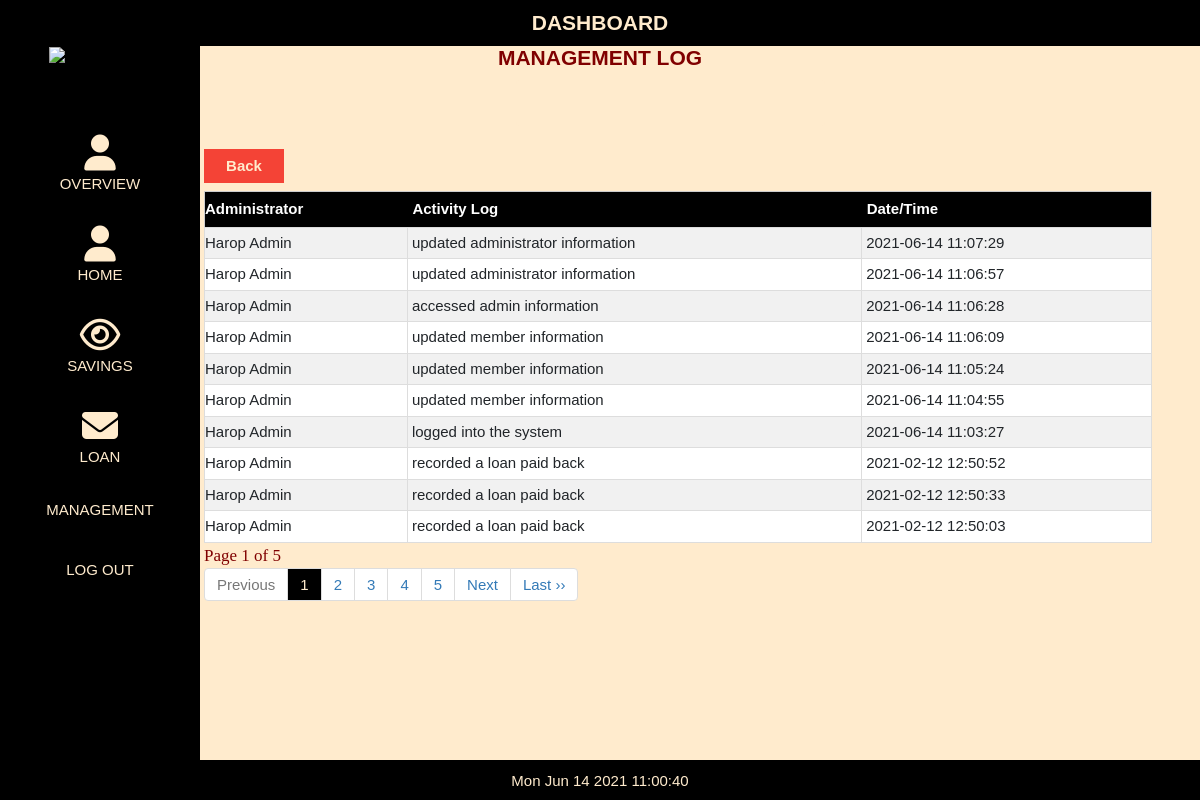
Page /admin/admin_history.php (signed in) on the committed database.
### tables this page shows
CREATE TABLE `admin_log` (
  `logId` int(20) NOT NULL,
  `adminId` int(20) NOT NULL,
  `activity` varchar(50) NOT NULL,
  `schedule` datetime NOT NULL
);

CREATE TABLE `admintb` (
  `adminId` int(20) NOT NULL,
  `photo` blob NOT NULL,
  `admin_name` varchar(50) NOT NULL,
  `gender` enum('Male','Female','Other') NOT NULL,
  `contact` varchar(20) NOT NULL,
  `joinDate` date NOT NULL,
  `status` enum('Active','Inactive') NOT NULL DEFAULT 'Active',
  `username` varchar(50) NOT NULL,
  `pass` varchar(250) NOT NULL
);

### admin/admin_history.php (the view, shortened to what this page needs)
<?php
If (!isset($_SESSION['loggedin'])) {
	Header('Location:../index.php');
	Exit;
}include('db.php');
$stmt1 = $con->prepare('SELECT admin_name FROM admintb WHERE adminId = ?');
$stmt1->bind_param('i', $_SESSION['adminId']);
$stmt1->execute();
$stmt1->bind_result($admin_name);
?>
<!DOCTYPE html>
<html>
<link rel="stylesheet" type="text/css" href="css/style.css" />
<link href="bootsrap/css/bootstrap.css" rel="stylesheet"/>
<link rel="stylesheet" href="css/w3.css">
<link rel="stylesheet" href="../../cdnjs.cloudflare.com/ajax/libs/font-awesome/4.7.0/css/font-awesome.min.css">
<body>
<?php include('menu.php');?>
<?php include('db.php');?>
<h2 class="page-title">MANAGEMENT LOG</h2>
<form method="POST">
<input class="searchbox"  value="<?=$admin_name?>"  style=" width:auto;color:#003300; font-weight:lighter; font-family:Cambria, Cochin, Georgia, Times, 'Times New Roman', serif; font-size:25px; border: 0px solid #ccc; background-color:blanchedalmond; font-style:italic" readonly>
</form>
<button type="button" style="color:blanchedalmond; width:80px; font-weight:bold;background-color:#f44336" class="add-btn" onClick="location.href='admin.php'" >Back</button>
<?php
$q=mysqli_query($con,"SELECT * FROM admin_log ");
$rr=mysqli_num_rows($q);
if(!$rr)
{
echo "<h2 style='color:red; padding-left:230px'>No Admin Log...</h2>";
}
else
{
?>
<table class="w3-table-all"  id="membertb" >
  <tr>
    <th>Administrator</th>
    <th>Activity Log</th>
    <th>Date/Time</th>
  </tr>
<?php
if (isset($_GET['page_no']) && $_GET['page_no']!="") {
	$page_no = $_GET['page_no'];
	} else {
		$page_no = 1;
        }
	$total_records_per_page = 10;
  $offset = ($page_no-1) * $total_records_per_page;
	$previous_page = $page_no - 1;
	$next_page = $page_no + 1;
	$result_count = mysqli_query($con,"SELECT COUNT(*) As total_records FROM `admin_log`");
	$total_records = mysqli_fetch_array($result_count);
	$total_records = $total_records['total_records'];
  $total_no_of_pages = ceil($total_records / $total_records_per_page);
  $result = mysqli_query($con,"SELECT * FROM `admin_log` ORDER BY schedule DESC LIMIT $offset, $total_records_per_page");
  while($row = mysqli_fetch_array($result)){
$q1=mysqli_query($con,"SELECT * FROM admintb WHERE adminId='".$row['adminId']."'");
$r1=mysqli_fetch_assoc($q1);
$q2=mysqli_query($con,"SELECT * FROM admin_log WHERE logId='".$row['logId']."' ");
$r2=mysqli_fetch_assoc($q2);
echo "<Tr>";
echo "<td>".$r1['admin_name']."</td>";
echo "<td>".$r2['activity']."</td>";
echo "<td>".$r2['schedule']."</td>";
?>
<?php
echo "</Tr>";
}
		?>
</table>
<div>
<strong class="pageno">Page <?php echo $page_no." of ".$total_no_of_pages; ?></strong>
</div>
<ul class="pagination">
	<li <?php if($page_no <= 1){ echo "class='disabled'"; } ?>>
	<a <?php if($page_no > 1){ echo "href='?page_no=$previous_page'"; } ?>>Previous</a>
	</li>
    <?php
	if ($total_no_of_pages <= 10){
		for ($counter = 1; $counter <= $total_no_of_pages; $counter++){
			if ($counter == $page_no) {
		   echo "<li class='active'><a>$counter</a></li>";
				}else{
           echo "<li><a href='?page_no=$counter'>$counter</a></li>";
				}
        }
	}
?>
	<li <?php if($page_no >= $total_no_of_pages){ echo "class='disabled'"; } ?>>
	<a <?php if($page_no < $total_no_of_pages) { echo "href='?page_no=$next_page'"; } ?>>Next</a>
	</li>
    <?php if($page_no < $total_no_of_pages){
		echo "<li><a href='?page_no=$total_no_of_pages'>Last &rsaquo;&rsaquo;</a></li>";
		} ?>
</ul>
<?php }?>
</body>
</html>

### admin/css/style.css (style rules this page uses)
body { background-color: blanchedalmond; box-align: center; }
.searchbox { margin-top: 80px; margin-bottom: 15px; background-color: white; padding: 4px; float: center; overflow: hidden; border: 2px solid #ccc; border-radius: 4px; font-size: 16px; background-position: 10px 10px; background-repeat: no-repeat; width: 200px; max-width: 100%; margin-left: 43%; }
.page-title { display: block; text-align: center; font-size: 140%; color: blanchedalmond; width: 100%; color: maroon; position: fixed; font-weight: bold; padding-top: 35px; }
.add-btn { background-color: black; color: blanchedalmond; font-weight: bold; margin: 8px 0; border: none; cursor: pointer; padding: 6px; width: 8%; margin-left: 17%; }
.pageno { color: maroon; font-family: Cambria, Cochin, Georgia, Times, 'Times New Roman', serif; font-size: 17px; margin-left: 17%; font-weight: lighter; }
.pagination { display: inline-block; border-radius: 4px; padding-left: 17%; width: 79%; }
.pagination>li { display: inline; }
.pagination>li>a, .pagination>li>span { position: relative; float: left; padding: 5px 12px; margin-left: -1px; line-height: 1.42857143; color: #337ab7; text-decoration: none; background-color: #fff; border: 1px solid #ddd }
.pagination>li:first-child>a, .pagination>li:first-child>span { margin-left: 0; border-top-left-radius: 4px; border-bottom-left-radius: 4px }
.pagination>li:last-child>a, .pagination>li:last-child>span { border-top-right-radius: 4px; border-bottom-right-radius: 4px }
.pagination>.active>a, .pagination>.active>a:focus, .pagination>.active>a:hover, .pagination>.active>span, .pagination>.active>span:focus, .pagination>.active>span:hover { z-index: 3; color: blanchedalmond; cursor: default; background-color: black; }
.pagination>.disabled>a, .pagination>.disabled>a:focus, .pagination>.disabled>a:hover, .pagination>.disabled>span, .pagination>.disabled>span:focus, .pagination>.disabled>span:hover { color: #777; cursor: not-allowed; background-color: #fff; border-color: #ddd }

### admin/css/w3.css (style rules this page uses)
html { box-sizing: border-box }
*, *:before, *:after { box-sizing: inherit }
html { -ms-text-size-adjust: 100%; -webkit-text-size-adjust: 100% }
body { margin: 0 }
a { background-color: transparent; -webkit-text-decoration-skip: objects }
button, input, select, textarea { font: inherit; margin: 0 }
button, input { overflow: visible }
button, select { text-transform: none }
button, html [type=button], [type=reset], [type=submit] { -webkit-appearance: button }
html, body { font-family: Verdana, sans-serif; font-size: 15px; line-height: 1.5 }
html { overflow-x: hidden }
h2 { font-size: 30px }
h1, h2, h3, h4, h5, h6 { font-family: "Segoe UI", Arial, sans-serif; font-weight: 400; margin: 10px 0 }
a { color: inherit }
.w3-table, .w3-table-all { border-collapse: collapse; display: table; }
.w3-table-all { border: 1px solid #ccc; padding-left: 80%; margin-left: 17%; width: 79%; }
.w3-table-all th { padding-top: 6px; padding-bottom: 6px; text-align: left; background-color: black; color: white; padding-right: 5px; padding-left: 5px; }
.w3-table-all td { border: 1px solid #ddd; padding: 4px; }
.w3-bordered tr, .w3-table-all tr { border-bottom: 1px solid #ddd; padding-left: 5px; }
.w3-table-all tr:nth-child(odd) { background-color: #fff }
.w3-table-all tr:nth-child(even) { background-color: #f1f1f1 }
.w3-table td, .w3-table th, .w3-table-all td, .w3-table-all th { display: table-cell; text-align: left; margin-right: 90px; vertical-align: top }
.w3-table th:first-child, .w3-table td:first-child, .w3-table-all th:first-child, .w3-table-all td:first-child { padding-left: 0px }

### admin/admin_history.php (style rules this page uses)
body, h1,h2,h3,h4,h5,h6 { font-family: "Montserrat", sans-serif }

### admin/menu.php (style rules this page uses)
body, h1,h2,h3,h4,h5,h6 { font-family: "Montserrat", sans-serif }

### rows in the picture
admin_log: adminId.admin_name "Harop Admin", activity "updated administrator information", schedule "2021-06-14 11:07:29"
admin_log: adminId.admin_name "Harop Admin", activity "updated administrator information", schedule "2021-06-14 11:06:57"
admin_log: adminId.admin_name "Harop Admin", activity "accessed admin information", schedule "2021-06-14 11:06:28"
admin_log: adminId.admin_name "Harop Admin", activity "updated member information", schedule "2021-06-14 11:06:09"
admin_log: adminId.admin_name "Harop Admin", activity "updated member information", schedule "2021-06-14 11:05:24"
admin_log: adminId.admin_name "Harop Admin", activity "updated member information", schedule "2021-06-14 11:04:55"
admin_log: adminId.admin_name "Harop Admin", activity "logged into the system", schedule "2021-06-14 11:03:27"
admin_log: adminId.admin_name "Harop Admin", activity "recorded a loan paid back", schedule "2021-02-12 12:50:52"
admin_log: adminId.admin_name "Harop Admin", activity "recorded a loan paid back", schedule "2021-02-12 12:50:33"
admin_log: adminId.admin_name "Harop Admin", activity "recorded a loan paid back", schedule "2021-02-12 12:50:03"

### other values in the picture
$page_no "1"
$total_no_of_pages "5"
